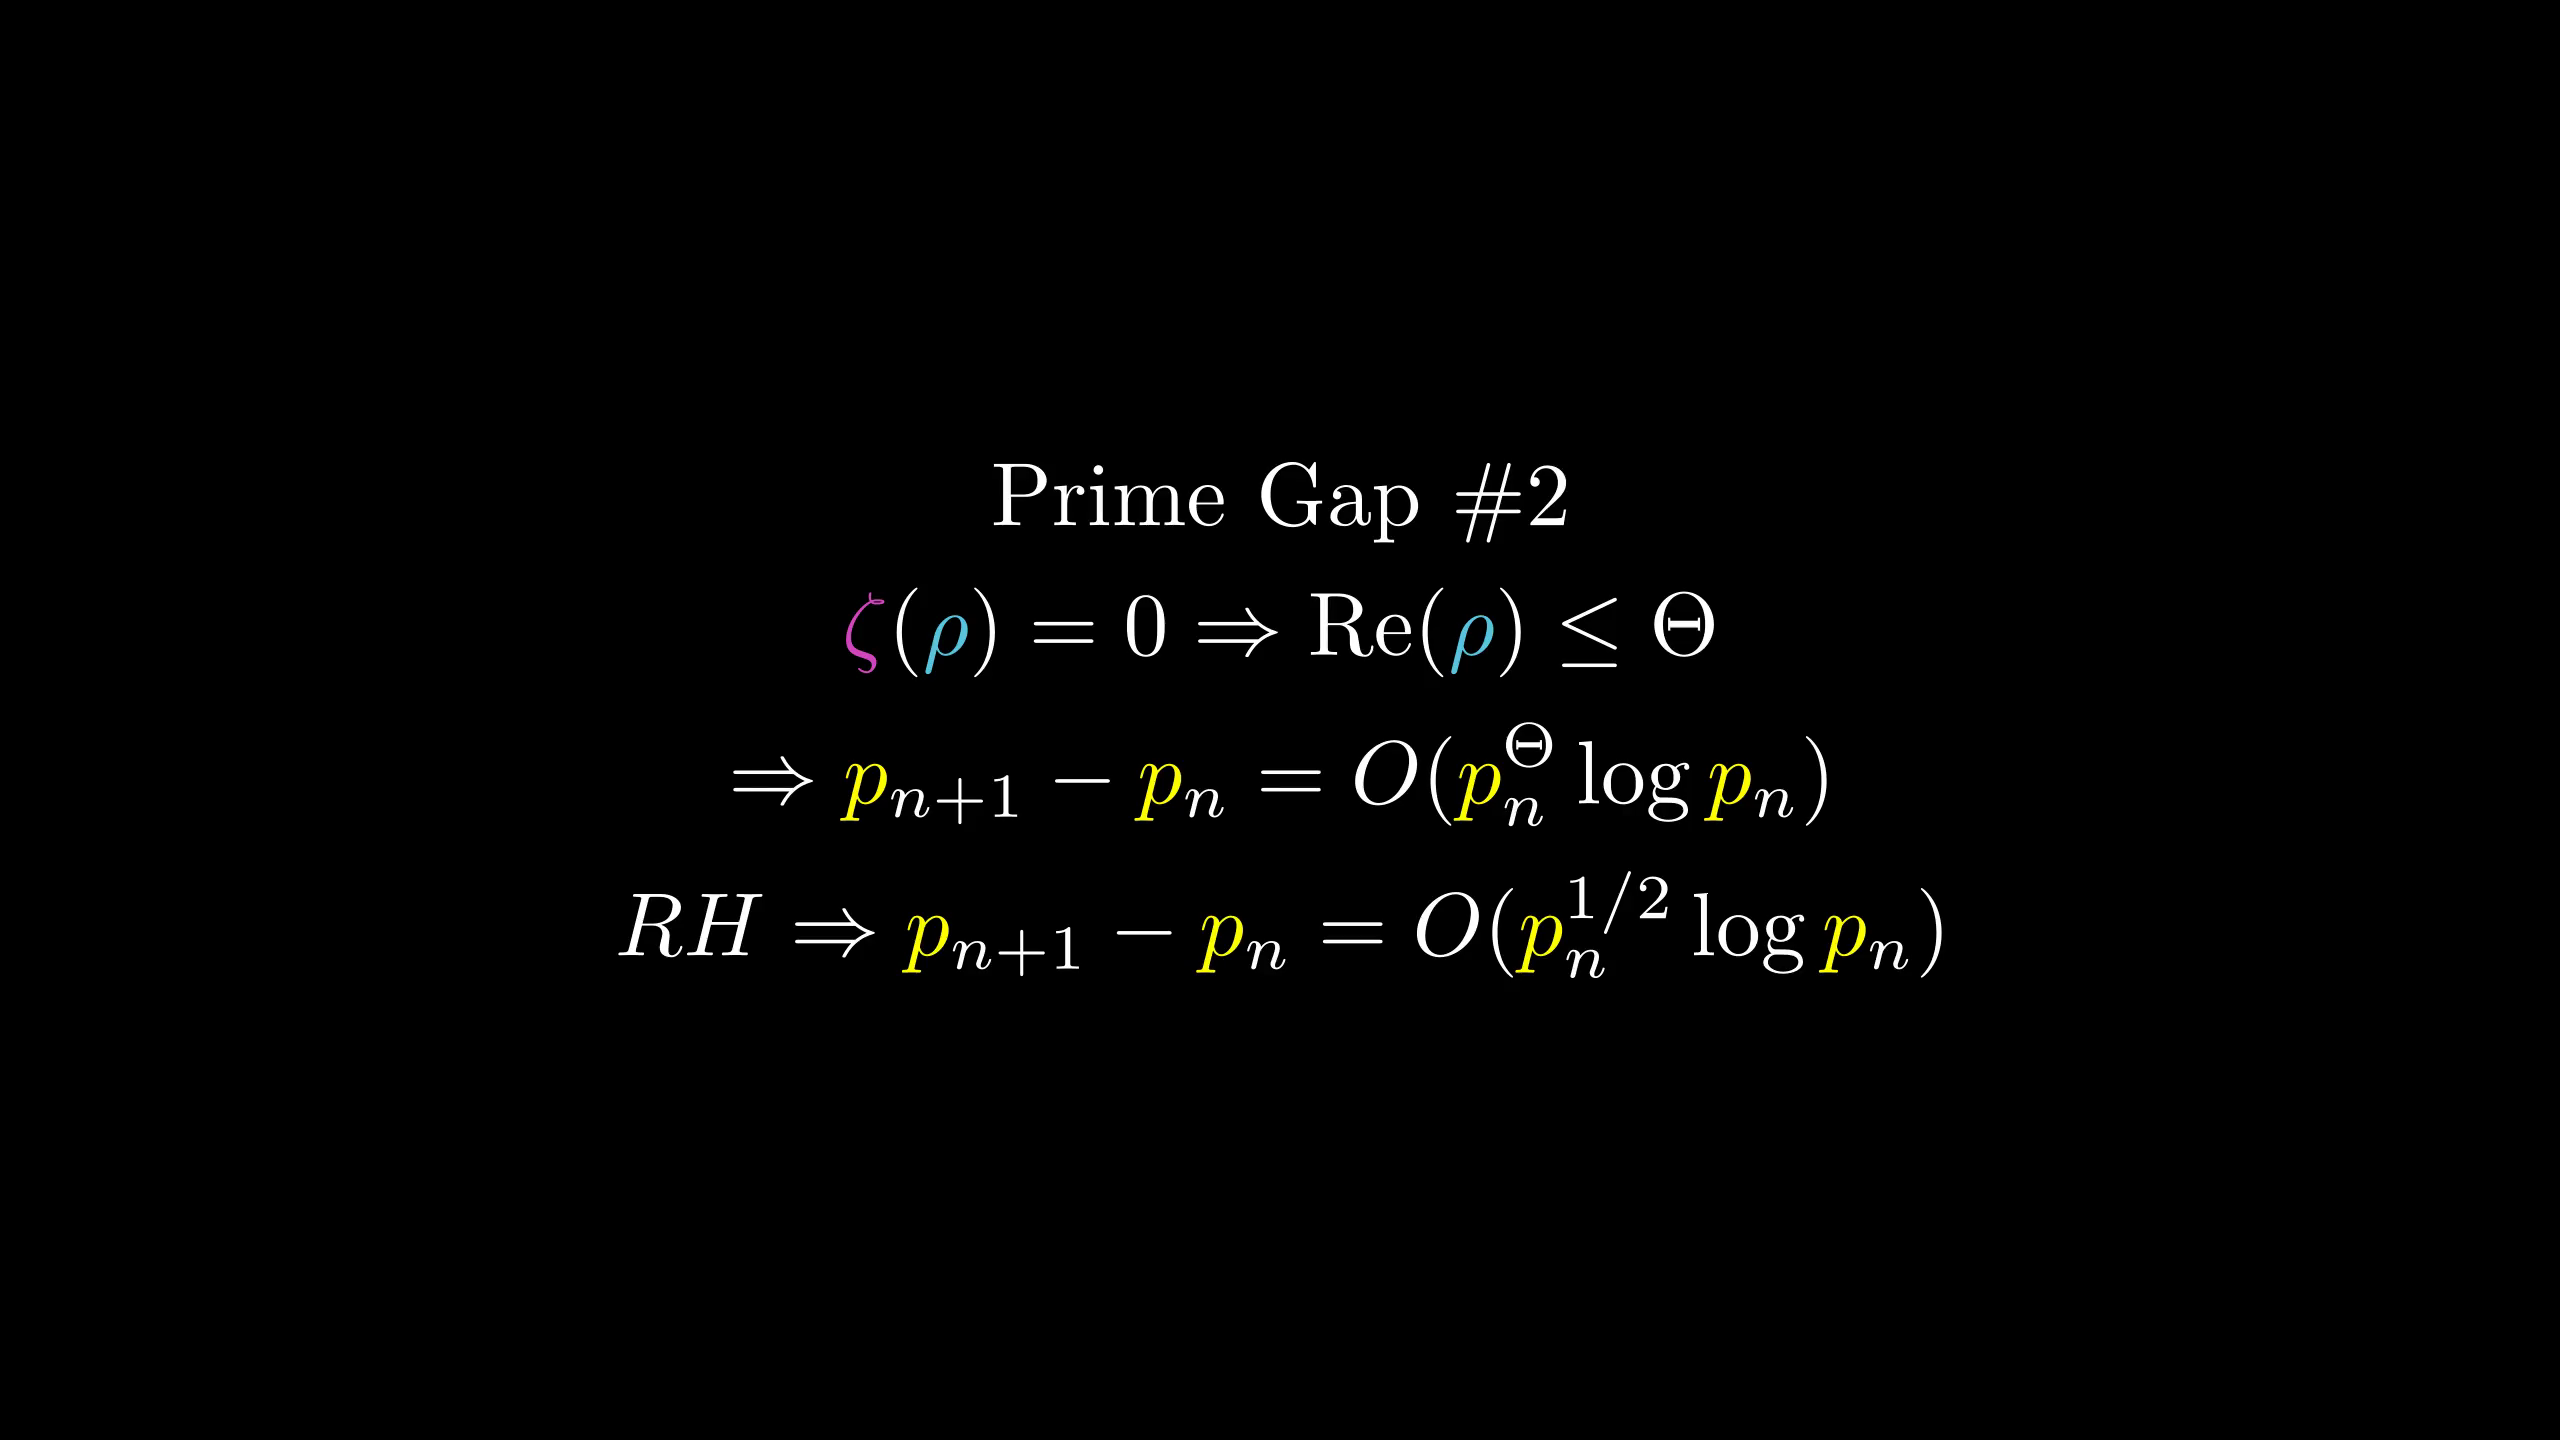

Recreate this plot in Python.
from manimlib.imports import *

class FooScene(Scene):
    def construct(self):
        tit=TextMobject("Prime Gap \#2")
        eqn=TexMobject(r"\zeta(\rho)=0\Rightarrow\Re(\rho)\le\Theta",
                tex_to_color_map={r"\zeta":PINK,r"\rho":BLUE})
        eqn2=TexMobject(r"\Rightarrow p_{n+1}-p_n=O(p_n^\Theta\log p_n)",
                tex_to_color_map={"p":YELLOW})
        eqn3=TexMobject(r"RH \Rightarrow p_{n+1}-p_n=O(p_n^{1/2}\log p_n)",
                tex_to_color_map={"p":YELLOW})
        self.add(VGroup(tit,eqn,eqn2,eqn3).arrange(DOWN))
        self.wait()
